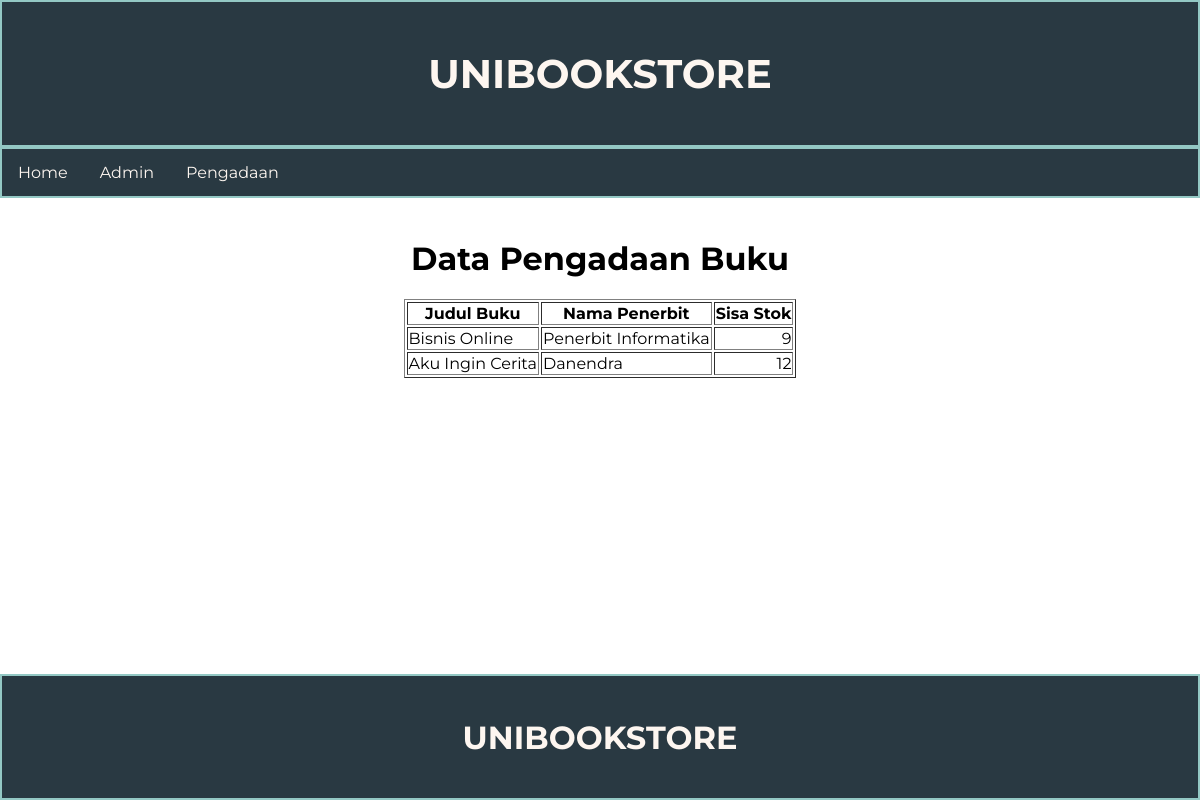
Screenshot of /pengadaan.php with the database file from the repository.
### tables this page shows
CREATE TABLE `buku` (
  `id_buku` varchar(5) NOT NULL,
  `kategori` varchar(50) NOT NULL,
  `nama_buku` varchar(100) NOT NULL,
  `harga` int(11) NOT NULL,
  `stok` int(11) NOT NULL,
  `id_penerbit` varchar(4) NOT NULL
);

CREATE TABLE `penerbit` (
  `id_penerbit` varchar(4) NOT NULL,
  `nama_penerbit` varchar(50) NOT NULL,
  `alamat` varchar(100) NOT NULL,
  `kota` varchar(50) NOT NULL,
  `telepon` varchar(20) NOT NULL
);

### pengadaan.php (the view, shortened to what this page needs)
<!DOCTYPE html>
<html>
<head>
    <link rel="stylesheet" href="style.css">
    <?php include_once("functions.php"); ?>
</head>
<body>
    <header>
        <div class="jumbotron">
            <h1>UNIBOOKSTORE</h1>
        </div>
        <nav>
            <a href="index.php">Home</a>
            <a href="admin.php">Admin</a>
            <a href="pengadaan.php">Pengadaan</a>
        </nav>
    </header>
    <main>
    <?php
        $db = dbConnect();
        if ($db->connect_errno == 0) {
            $sql = dataPengadaan();
            $res = $db->query($sql);
            $data = $res->fetch_all(MYSQLI_ASSOC);
    ?>
            <h1>Data Pengadaan Buku</h1>
            <table border="1">
                <tr>
                    <th>Judul Buku</th>
                    <th>Nama Penerbit</th>
                    <th>Sisa Stok</th>
                </tr>
    <?php
            foreach ($data as $barisdata) {
    ?>
                <tr>
                    <td><?php echo $barisdata["nama_buku"]; ?></td>
                    <td><?php echo $barisdata["nama_penerbit"]; ?></td>
                    <td style="text-align: right;"><?php echo $barisdata["stok"]; ?></td>
                </tr>
    <?php
            }
    ?>
            </table>
    <?php
        }
        else {
            echo "Gagal Koneksi" . (DEVELOPMENT ? " : " . $db->connect_error : "") . "<br>";
        }
    ?>
    </main>
    <footer>
        <h1>UNIBOOKSTORE</h1>
    </footer>
</body>
</html>

### style.css (style rules this page uses)
* { font-family: 'Montserrat', sans-serif; }
body { margin: 0; padding: 0; min-height: 100vh; display: flex; flex-direction: column; }
footer { padding: 20px; color: #fdf6f0; background-color: #293942; border: 2px solid #93c8c4; text-align: center; margin-top: auto; }
main { padding: 20px; overflow: auto; }
nav { overflow: hidden; background-color: #293942; border: 2px solid #93c8c4; }
nav a { color: #fdf6f0; float: left; text-decoration: none; text-align: center; padding: 14px 16px; }
table { margin-left: auto; margin-right: auto; }
h1 { text-align: center; }
.jumbotron { font-size: 20px; padding: 20px; background-color: #293942; text-align: center; color: #fdf6f0; border: 2px solid #93c8c4; }

### rows the page displays
buku: nama_buku "Bisnis Online", id_penerbit.nama_penerbit "Penerbit Informatika", stok "9"
buku: nama_buku "Aku Ingin Cerita", id_penerbit.nama_penerbit "Danendra", stok "12"
